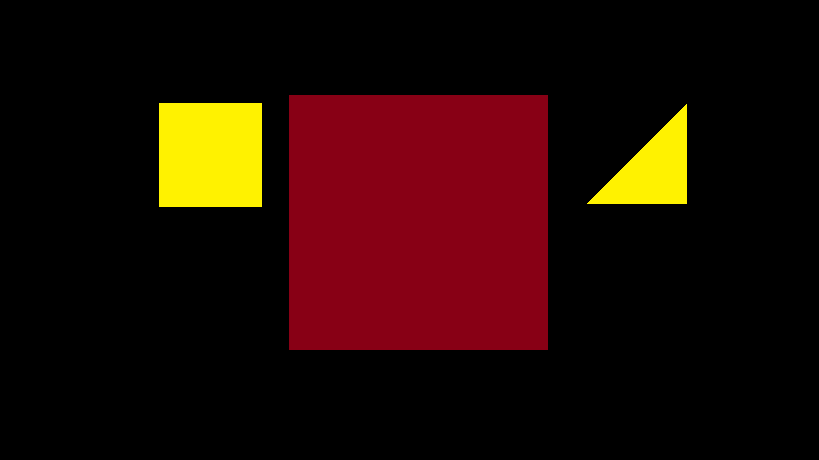
#> input picture shape-detection/p.png, 819 x 460 px
$ python shapetest1.py   (older library calls are emulated)
#> lines starting #> are read from the running program, lines starting #| are printed output that depends on the picture; after the words box and inside, x2 and y2 are one past the last pixel; in counts of white or black regions, pixels touching at a corner belong together
import numpy as np
import cv2
from pyimagesearch.shapedetector import ShapeDetector
import argparse
import imutils
import PIL
from PIL import Image

while(True):
    image = cv2.imread('p.png',1)
#> image is the input picture: shape (460, 819, 3); mean B, G, R 3.7, 10.1, 34.5
    resized = imutils.resize(image, width=600)
    ratio = image.shape[0] / float(resized.shape[0])
#> ratio = 1.37


    hsv = cv2.cvtColor(resized, cv2.COLOR_BGR2HSV)
#> hsv: shape (336, 600, 3); mean H, S, V 32.2, 56.3, 34.5

    lower_y = np.array([0,0,96])
    upper_y = np.array([79,255,255])

    masky = cv2.inRange(hsv, lower_y, upper_y)
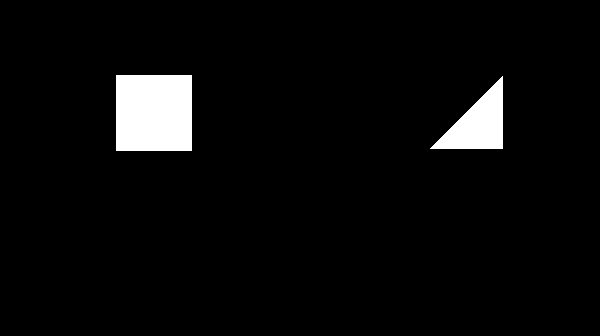
#> masky: shape (336, 600); 4.2% white; 2 white regions, box (x1, y1, x2, y2) and area: (116, 75, 192, 151) 5776, (430, 76, 503, 149) 2701

    lower_b = np.array([164,0,96])
    upper_b = np.array([255,255,255])

    maskb = cv2.inRange(hsv, lower_b, upper_b)
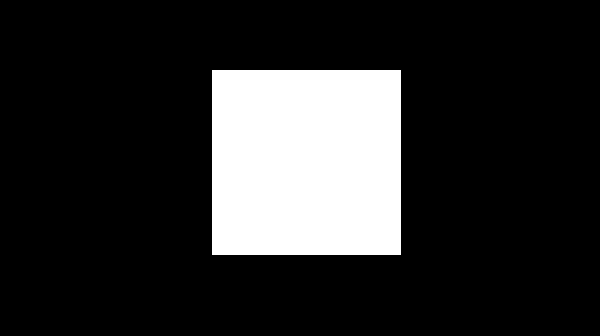
#> maskb: shape (336, 600); 17.3% white; 1 white region, box (x1, y1, x2, y2) and area: (212, 70, 401, 255) 34965

    resy = cv2.bitwise_and(resized,resized, mask= masky)
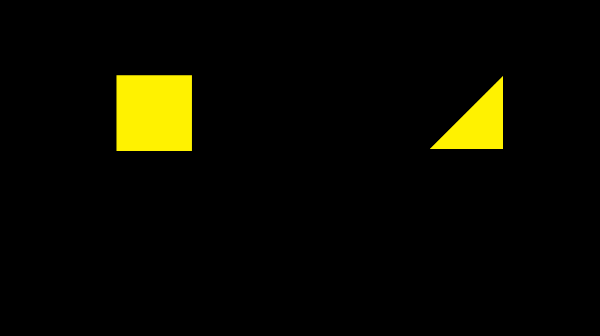
#> resy: shape (336, 600, 3); mean B, G, R 0, 10.1, 10.6
    resb = cv2.bitwise_and(resized,resized, mask= maskb)
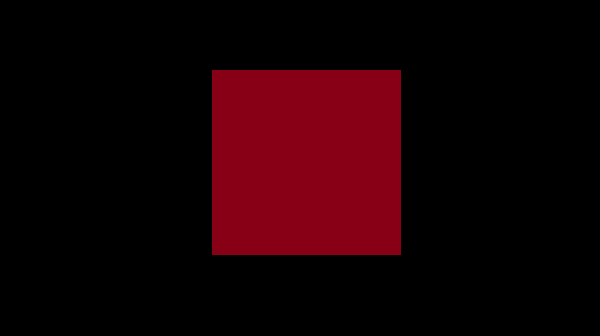
#> resb: shape (336, 600, 3); mean B, G, R 3.6, 0, 23.6

    grayy = cv2.cvtColor(resy, cv2.COLOR_BGR2GRAY)
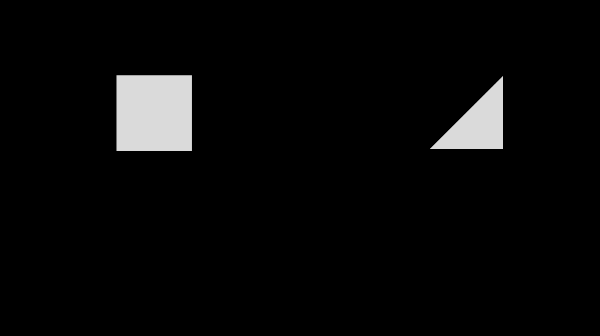
#> grayy: shape (336, 600); min 0, max 218, mean 9.1
    grayb = cv2.cvtColor(resb, cv2.COLOR_BGR2GRAY)

    threshy = cv2.threshold(grayy, 120, 255, cv2.THRESH_BINARY)[1]
#> threshy: shape (336, 600); 4.2% white; 2 white regions, box (x1, y1, x2, y2) and area: (117, 75, 192, 151) 5700, (430, 76, 503, 149) 2701
    edgesy = cv2.Canny(threshy,100,100)
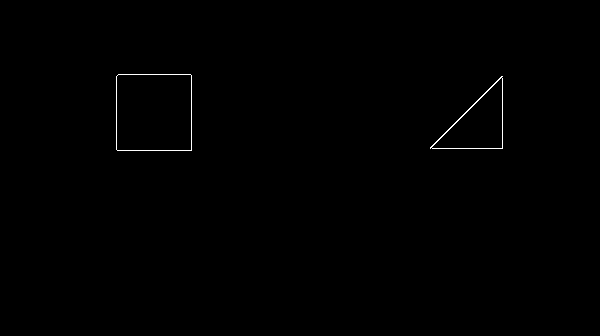
#> edgesy: shape (336, 600); 0.29% white in thin lines or dots, all inside (x1, y1, x2, y2) = (116, 74, 503, 151)

    threshb = cv2.threshold(grayb, 120, 255, cv2.THRESH_BINARY)[1]
#> threshb: shape (336, 600); every value is 0
    edgesb = cv2.Canny(threshb,100,100)

    cnts = cv2.findContours(edgesb.copy(), cv2.RETR_EXTERNAL,
            cv2.CHAIN_APPROX_SIMPLE)
#> cnts = 0 contours
    cnts = cnts[0] if imutils.is_cv2() else cnts[1]
#> cnts = []

    # loop over the contours
    for c in cnts:
            # compute the center of the contour, then detect the name of the
            # shape using only the contour
            M = cv2.moments(c)


            if M["m00"] > 0:
                cX = int((M["m10"] / M["m00"]+ 1e-7) * ratio)
                cY = int((M["m01"] / M["m00"]+ 1e-7) * ratio)
                # multiply the contour (x, y)-coordinates by the resize ratio,
                # then draw the contours and the name of the shape on the image
                c = c.astype("float")
                c *= ratio
                c = c.astype("int")
                area=cv2.contourArea(c)
                cv2.drawContours(resb, [c], -1, (0, 255, 0), 2)
                cv2.putText(resb, ' town hall', (cX, cY), cv2.FONT_HERSHEY_SIMPLEX,0.5, (255, 255, 255), 1)
#> this loop made 0 passes

    cv2.imshow('maskb',resb)

    if cv2.waitKey(1) & 0xFF == ord('q'):
#> (key q is pressed here)
        break
